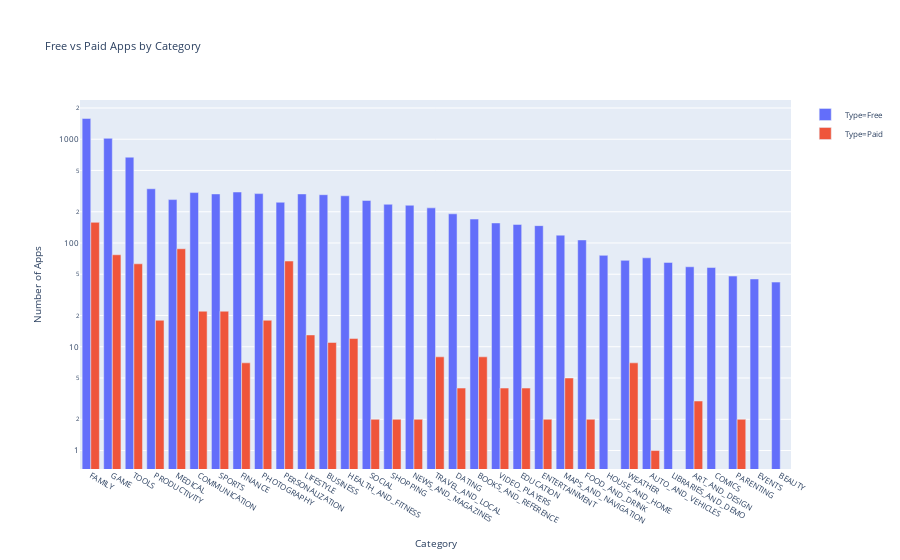

Notebook cell for this chart:
### Code cell
# bar = px.bar(data_frame=df_free_vs_paid, x=['Category', 'Type'], y='App', barmode='group')
# bar.update_layout(coloraxis_showscale=False, xaxis_title='Genre', yaxis_title='Number of Apps')
# bar = px.bar(apps_by_genres, color_continuous_scale='agsunset')
# bar.show()

fig = go.Figure()
fig.add_trace(go.Bar(x=df_free['Category'], y=df_free['App'], name='Type=Free'))
fig.add_trace(go.Bar(x=df_paid['Category'], y=df_paid['App'], name='Type=Paid'))
fig.update_layout(barmode='group', xaxis_title='Category', yaxis_title='Number of Apps', 
                  yaxis_type='log', font={'size': 8}, title="Free vs Paid Apps by Category")
fig.update_xaxes(categoryorder='total descending')

fig.show()

### Figure 1 — Plotly figure (JSON) as saved in the notebook; plotly's stock layout.template omitted (floating-point values rounded to 4 significant figures)
{"data": [{"name": "Type=Free", "type": "bar", "x": ["ART_AND_DESIGN", "AUTO_AND_VEHICLES", "BEAUTY", "BOOKS_AND_REFERENCE", "BUSINESS", "COMICS", "COMMUNICATION", "DATING", "EDUCATION", "ENTERTAINMENT", "EVENTS", "FAMILY", "FINANCE", "FOOD_AND_DRINK", "GAME", "HEALTH_AND_FITNESS", "HOUSE_AND_HOME", "LIBRARIES_AND_DEMO", "LIFESTYLE", "MAPS_AND_NAVIGATION", "MEDICAL", "NEWS_AND_MAGAZINES", "PARENTING", "PERSONALIZATION", "PHOTOGRAPHY", "PRODUCTIVITY", "SHOPPING", "SOCIAL", "SPORTS", "TOOLS", "TRAVEL_AND_LOCAL", "VIDEO_PLAYERS", "WEATHER"], "y": [59, 72, 42, 170, 292, 58, 306, 191, 151, 147, 45, 1585, 310, 107, 1020, 285, 76, 65, 297, 119, 262, 231, 48, 247, 299, 333, 236, 257, 297, 671, 218, 156, 68]}, {"name": "Type=Paid", "type": "bar", "x": ["ART_AND_DESIGN", "AUTO_AND_VEHICLES", "BOOKS_AND_REFERENCE", "BUSINESS", "COMMUNICATION", "DATING", "EDUCATION", "ENTERTAINMENT", "FAMILY", "FINANCE", "FOOD_AND_DRINK", "GAME", "HEALTH_AND_FITNESS", "LIFESTYLE", "MAPS_AND_NAVIGATION", "MEDICAL", "NEWS_AND_MAGAZINES", "PARENTING", "PERSONALIZATION", "PHOTOGRAPHY", "PRODUCTIVITY", "SHOPPING", "SOCIAL", "SPORTS", "TOOLS", "TRAVEL_AND_LOCAL", "VIDEO_PLAYERS", "WEATHER"], "y": [3, 1, 8, 11, 22, 4, 4, 2, 158, 7, 2, 77, 12, 13, 5, 88, 2, 2, 67, 18, 18, 2, 2, 22, 63, 8, 4, 7]}], "layout": {"barmode": "group", "font": {"size": 8}, "title": {"text": "Free vs Paid Apps by Category"}, "xaxis": {"categoryorder": "total descending", "title": {"text": "Category"}}, "yaxis": {"title": {"text": "Number of Apps"}, "type": "log"}}}
